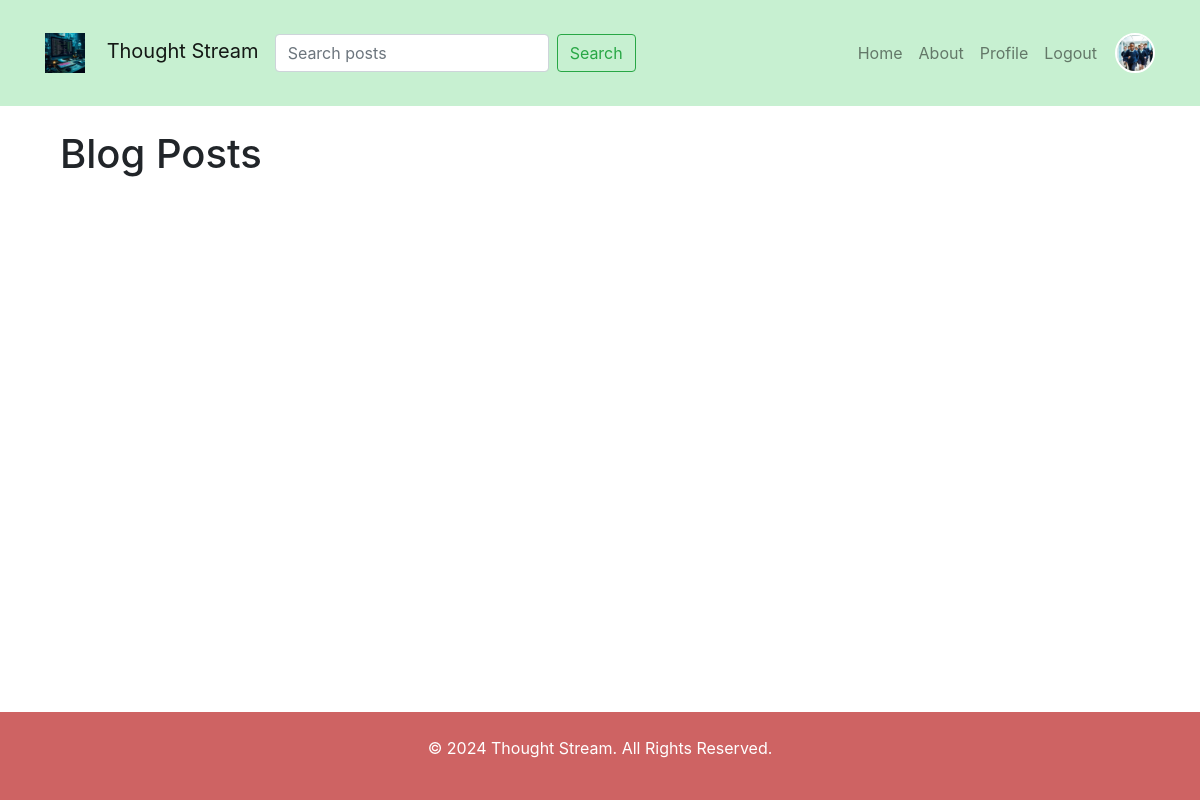
The page /posts (signed in) on the database as committed earlier.
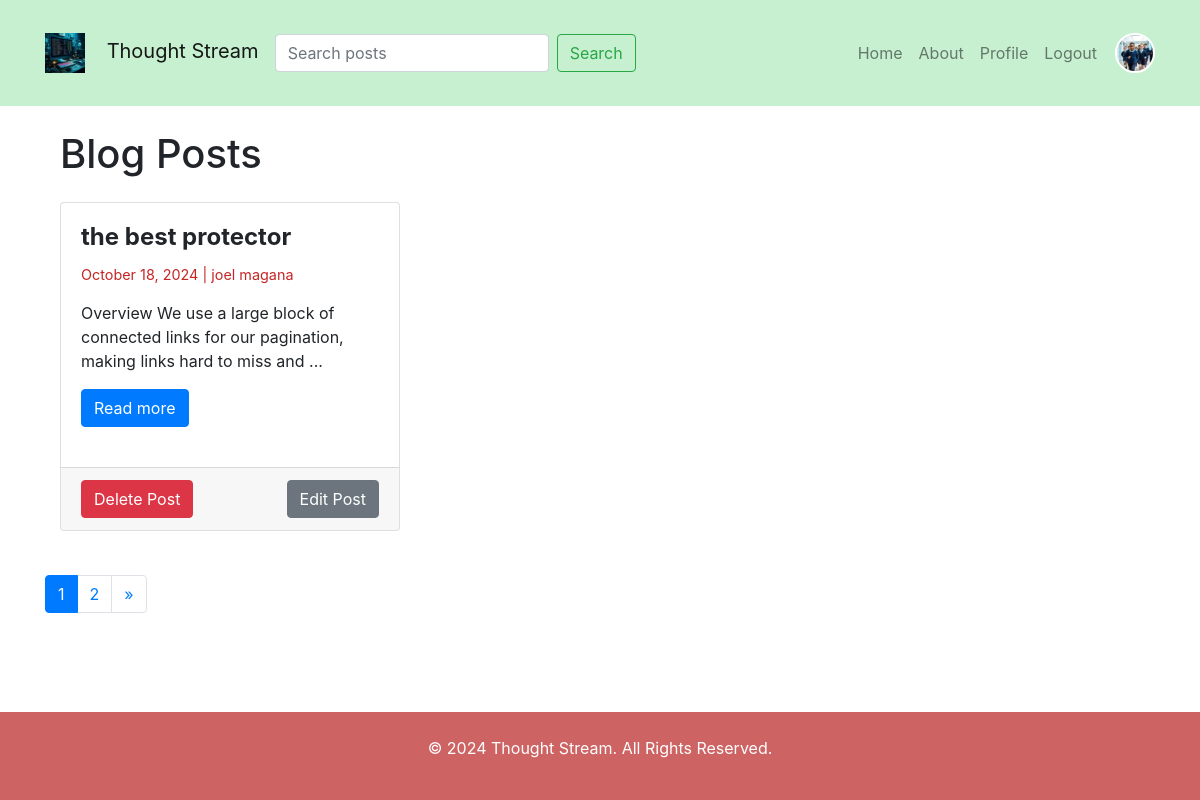
The same page on the database as committed later.
### models.py (models this page shows, shortened)
class Post(db.Model):
    id = db.Column(db.Integer, primary_key=True)
    title = db.Column(db.String(150), nullable=False)
    body = db.Column(db.Text, nullable=False)
    date_posted = db.Column(db.DateTime, nullable=False, default=datetime.now(timezone.utc))
    user_id = db.Column(db.Integer, db.ForeignKey('user.id'), nullable=False)
    author = db.relationship('User', backref='posts', lazy=True)
    comments = db.relationship('Comment', backref='post_comments', lazy=True)
    likes = db.relationship('Like', backref='post_likes', lazy=True)

class User(db.Model, UserMixin):
    id = db.Column(db.Integer, primary_key = True)
    username = db.Column(db.String(150), unique=True, nullable=False)
    email = db.Column(db.String(100), unique = True, nullable=False)
    password = db.Column(db.String(150), nullable=False)
    def get_id(self):
        return self.id

### routes.py (the view)
    @app.route('/posts')
    def posts():
        page = request.args.get('page', 1, type=int)
        all_posts = Post.query.order_by(Post.date_posted.desc()).paginate(page=page, per_page=1)
        if all_posts:
            return render_template('posts.html', posts=all_posts)
        return render_template('404.html'), 404

### app.py (called while the page is built)
def create_app():
    app = Flask(__name__)
    app.config['SECRET_KEY'] = 'i dont know'
    app.config['SQLALCHEMY_DATABASE_URI'] = 'sqlite:///flasker.db'
    app.config['CACHE_TYPE'] = 'redis'
    app.config['CACHE_REDIS_HOST'] = 'localhost'
    app.config['CACHE_REDIS_PORT'] = '6379'
    cache = Cache(app)
    db.init_app(app)
    bcrypt.init_app(app)
    login_manager.init_app(app)
    cache.init_app(app)
    @login_manager.user_loader
    def load_user(userid):
        return User.query.get(int(userid))
    from routes import init_routes
    init_routes(app, db, bcrypt,cache)
    migrate= Migrate(app,db)
    return app

### templates/posts.html (shortened to what this page needs)
{% extends 'base.html' %}
{% block content %}
<div class="container mt-4">
    <h1 class="mb-4">Blog Posts</h1>
    <div class="row">
        {% for post in posts %}
        <div class="col-md-4 mb-4">
            <div class="card h-100">
                <div class="card-body">
                    <h2 class="card-title">{{ post.title }}</h2>
                    <p class="date-author">{{post.date_posted.strftime('%B %d, %Y')}} | {{ post.author.username }}</p>
                    <p class="card-text">{{ post.body[:100] }}...</p>
                    <a class="btn btn-primary" href="{{ url_for('post_detail', post_id=post.id) }}">Read more</a>
                </div>
                {% if post.author == current_user %}
                <div class="card-footer d-flex justify-content-between">
                    <form method="POST" action="/post/{{ post.id }}/delete">
                        <button class="btn btn-danger" type="submit">Delete Post</button>
                    </form>
                    <a href="{{ url_for('edit_post', post_id=post.id) }}" class="btn btn-secondary">Edit Post</a>
                </div>
                {% endif %}
            </div>
        </div>
        {% endfor %}
    </div>
</div>
<nav aria-label="Page navigation">
    <ul class="pagination">
      {% for page_num in posts.iter_pages() %}
        {% if page_num %}
          <li class="page-item {% if page_num == posts.page %}active{% endif %}">
            <a class="page-link" href="{{ url_for('posts', page=page_num) }}">{{ page_num }}</a>
          </li>
        {% else %}
          <li class="page-item"><span class="page-link">...</span></li>
        {% endif %}
      {% endfor %}
      {% if posts.has_next %}
        <li class="page-item">
          <a class="page-link" href="{{ url_for('posts', page=posts.next_num) }}" aria-label="Next">
            <span aria-hidden="true">&raquo;</span>
          </a>
        </li>
      {% endif %}
    </ul>
  </nav>
{% endblock %}

Rows that differ between the two databases and show on the page:
added Post: title "the best protector", date_posted "October 18, 2024", author.username "joel magana", body "Overview We use a large block of connected links for our pagination, making links hard to miss and"
Other text that changed with them:
new list line: "1"
new list line: "2"
